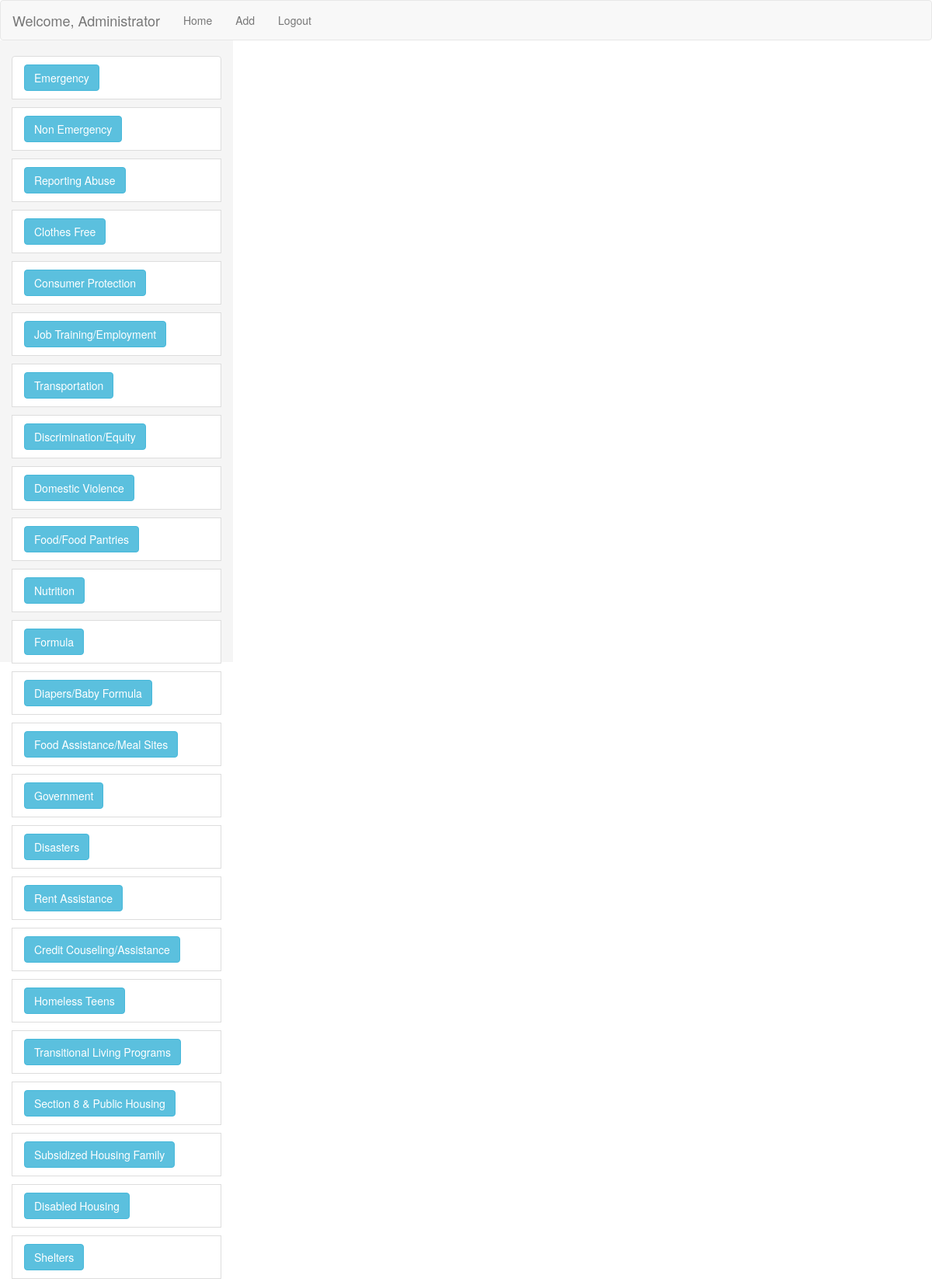
Screenshot of /php/admin/admin.php (upper part) with the database file from the repository.
### tables this page shows
CREATE TABLE `ResourceTypes` (
  `ResourceTypeID` int(11) NOT NULL,
  `ResourceTypeName` varchar(150) DEFAULT NULL
);

### php/model/db.php (called while the page is built, shortened)
<?php
    function getAccess() {
        $dsn = 'mysql:host=localhost;dbname=resource_db';
        $username = 'root';
        $password = 'root';
        try {
            $db = new PDO($dsn, $username, $password);
            $db->setAttribute(PDO::ATTR_ERRMODE, PDO::ERRMODE_EXCEPTION);
            return $db;
        } catch (PDOException $err) {
            exit($err->getMessage());
        }
    }
	function getAll($table="") {
		$db = getAccess();
		$query = "SELECT * FROM " .$table;
		$statement = $db->prepare($query);
		$workQuery = $statement->execute();
		$newFeedback = $statement->fetchAll();
		return $newFeedback;
	}
?>

### php/admin/admin.php (the view, shortened to what this page needs)
<?php require'../includes/admin-head.php'; ?>
   <div class="row">
       <div class="col-lg-3 col-xs-3" id="ResourceList">
           <form action="admin.php" method="post">
               <ul class="list-group"> <?php
                   require'../model/db.php';
                   $resTypes = getAll('ResourceTypes');
                   foreach ($resTypes as $curType) {
                       echo "<li class=\"list-group-item\"><button class='btn btn-info' name='curResType' value='{$curType['ResourceTypeName']}'>{$curType['ResourceTypeName']}</button></li>";
                   }
               ?></ul>
           </form>
       </div>
       <div class="col-lg-9 col-xs-9">
       </div>
   </div>
<?php require'../includes/admin-footer.php'; ?>

### rows the page displays
resourcetypes: ResourceTypeName "Emergency"
resourcetypes: ResourceTypeName "Non Emergency"
resourcetypes: ResourceTypeName "Reporting Abuse"
resourcetypes: ResourceTypeName "Clothes Free"
resourcetypes: ResourceTypeName "Consumer Protection"
resourcetypes: ResourceTypeName "Job Training/Employment"
resourcetypes: ResourceTypeName "Transportation"
resourcetypes: ResourceTypeName "Discrimination/Equity"
resourcetypes: ResourceTypeName "Domestic Violence"
resourcetypes: ResourceTypeName "Food/Food Pantries"
resourcetypes: ResourceTypeName "Nutrition"
resourcetypes: ResourceTypeName "Formula"
resourcetypes: ResourceTypeName "Diapers/Baby Formula"
resourcetypes: ResourceTypeName "Food Assistance/Meal Sites"
resourcetypes: ResourceTypeName "Government"
resourcetypes: ResourceTypeName "Disasters"
resourcetypes: ResourceTypeName "Rent Assistance"
resourcetypes: ResourceTypeName "Credit Couseling/Assistance"
resourcetypes: ResourceTypeName "Homeless Teens"
resourcetypes: ResourceTypeName "Transitional Living Programs"
resourcetypes: ResourceTypeName "Section 8 & Public Housing"
resourcetypes: ResourceTypeName "Subsidized Housing Family"
resourcetypes: ResourceTypeName "Disabled Housing"
resourcetypes: ResourceTypeName "Shelters"
